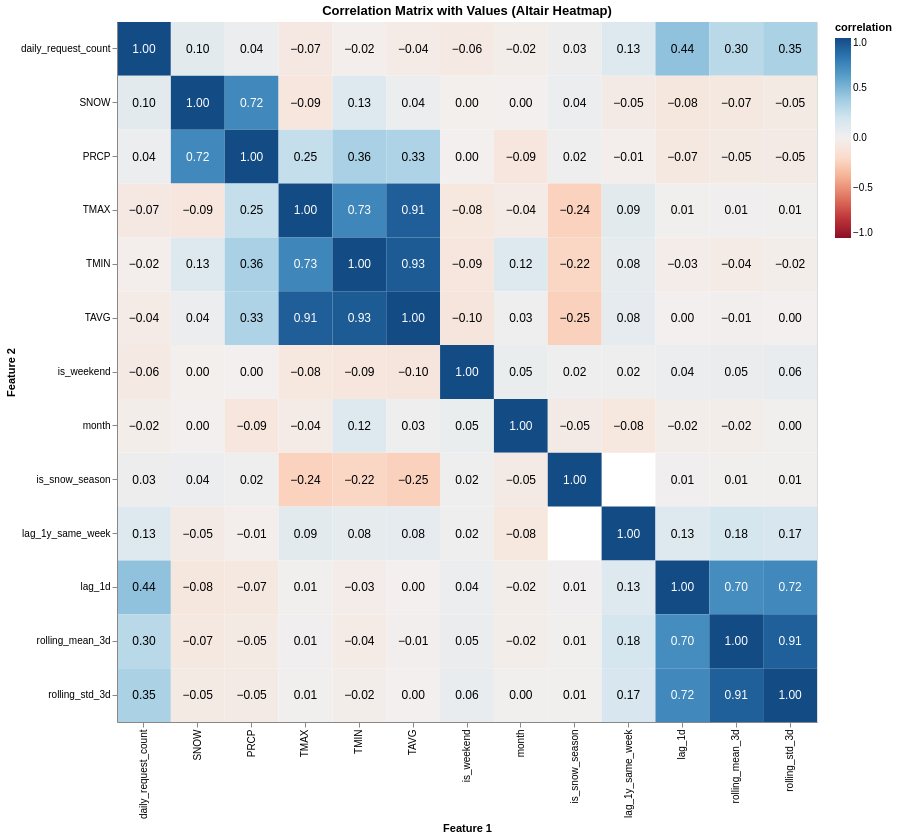

Notebook code cell kept with this figure:
### Code cell
selected_cols = [
    'daily_request_count',
    'SNOW',
    'PRCP',
    'TMAX',
    'TMIN',
    'TAVG',
    'is_weekend',
    'month',
    'is_snow_season',
    'lag_1y_same_week',
    'lag_1d',
    'rolling_mean_3d',
    'rolling_std_3d'
]

corr_df = df[selected_cols]
corr_matrix = corr_df.corr().stack().reset_index()
corr_matrix.columns = ['feature_1', 'feature_2', 'correlation']

base = alt.Chart(corr_matrix).mark_rect().encode(
    x=alt.X('feature_1:N', title='Feature 1', sort=None),
    y=alt.Y('feature_2:N', title='Feature 2', sort=None),
    color=alt.Color('correlation:Q', scale=alt.Scale(domain=[-1, 1], scheme='redblue')),
    tooltip=['feature_1', 'feature_2', 'correlation']
)

text = alt.Chart(corr_matrix).mark_text(size=12).encode(
    x=alt.X('feature_1:N', sort=None),
    y=alt.Y('feature_2:N', sort=None),
    text=alt.Text('correlation:Q', format='.2f'),
    color=alt.condition(
        "datum.correlation > 0.5 || datum.correlation < -0.5",
        alt.value('white'),
        alt.value('black')
    )
)

heatmap_with_labels = (base + text).properties(
    width=700,
    height=700,
    title='Correlation Matrix with Values (Altair Heatmap)'
)

heatmap_with_labels

### Figure 1 — Vega-Lite specification as saved in the notebook (floating-point values rounded to 4 significant figures; data arrays with more than 128 entries replaced by an {"elided": "..."} marker saying what was removed)
{"config": {"view": {"continuousWidth": 300, "continuousHeight": 300}}, "layer": [{"mark": {"type": "rect"}, "encoding": {"color": {"field": "correlation", "scale": {"domain": [-1, 1], "scheme": "redblue"}, "type": "quantitative"}, "tooltip": [{"field": "feature_1", "type": "nominal"}, {"field": "feature_2", "type": "nominal"}, {"field": "correlation", "type": "quantitative"}], "x": {"field": "feature_1", "sort": null, "title": "Feature 1", "type": "nominal"}, "y": {"field": "feature_2", "sort": null, "title": "Feature 2", "type": "nominal"}}}, {"mark": {"type": "text", "size": 12}, "encoding": {"color": {"condition": {"test": "datum.correlation > 0.5 || datum.correlation < -0.5", "value": "white"}, "value": "black"}, "text": {"field": "correlation", "format": ".2f", "type": "quantitative"}, "x": {"field": "feature_1", "sort": null, "type": "nominal"}, "y": {"field": "feature_2", "sort": null, "type": "nominal"}}}], "data": {"name": "data-54f9c6e8ece77c29d6ff6966ed51e84a"}, "height": 700, "title": "Correlation Matrix with Values (Altair Heatmap)", "width": 700, "$schema": "https://vega.github.io/schema/vega-lite/v5.8.0.json", "datasets": {"data-54f9c6e8ece77c29d6ff6966ed51e84a": {"elided": "167 records"}}}
